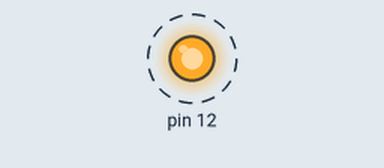
Recording of a sketch running on a simulated Arduino Uno, built with avr-gcc and run on an emulated ATmega328P. On the bench: output pins drawn as LEDs (lit = HIGH). Dashed ring = blinking.

Above: at 0.5 s.
Timing chart, 0 to 4.6 s (numbered marks = the images above):
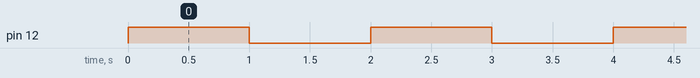

Measured:
- by itself, pin 12: alternates HIGH for 1.0 s and LOW for 1.0 s

The sketch:

Multifuncao07.ino
```cpp
/* usando saida digital sem usar a biblioteca da shield*/
#include <TimerOne.h>                                   // Biblioteca TimerOne
#include <Wire.h>                                       // Biblioteca Wire
#include <MultiFuncShield.h>                            // Biblioteca Multifunction shield

void setup()
{
  pinMode(12, OUTPUT);
}
void loop() {
  digitalWrite(12, HIGH); // sets the digital pin 12 on
  delay(1000);            // waits for a second
  digitalWrite(12, LOW);  // sets the digital pin 12 off
  delay(1000);            // waits for a second
}
/*FUNCIONOU*/
```
